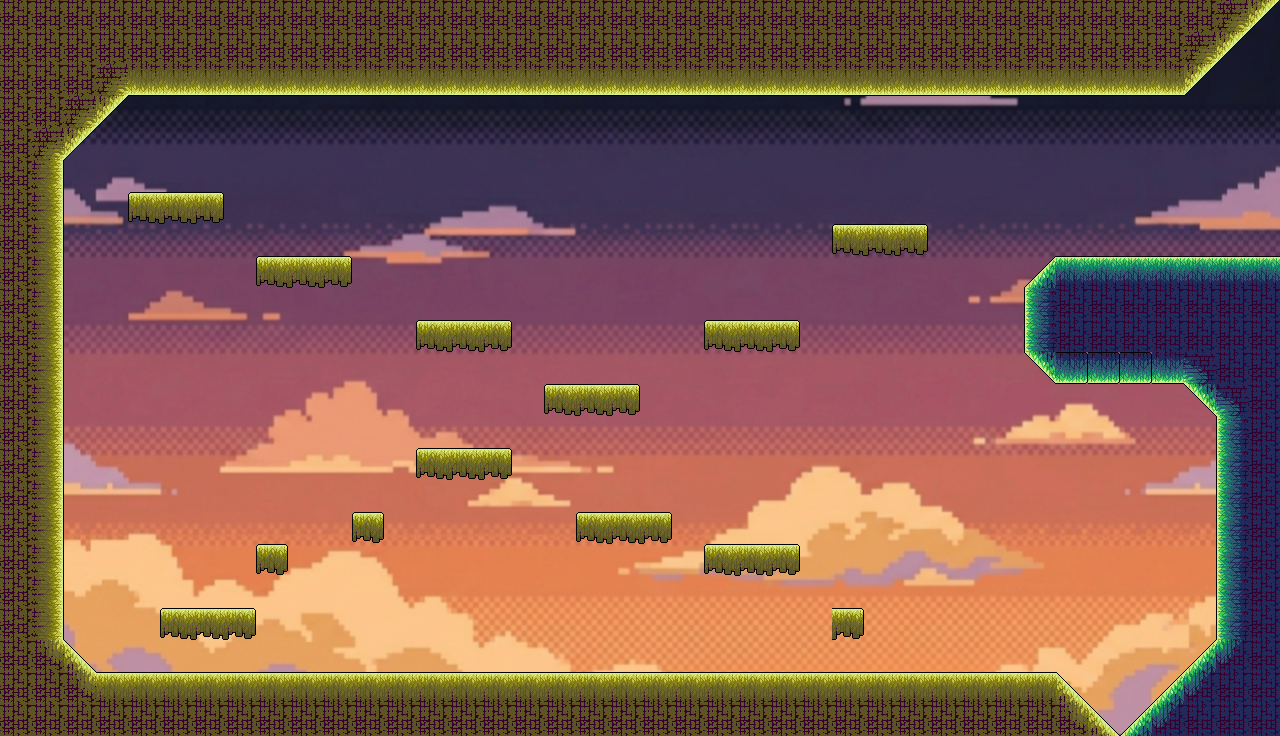

A level layout from a 2D game, rendered from its tile map. Below: a short description, then the map file with its tile-grid data intact:
An orthogonal 40x23 tile map with 32x32 px tiles, 1 tile layer (Platforms), 2 tilesets, 1 image layer.

<map version="1.10" tiledversion="1.12.1" orientation="orthogonal" renderorder="right-down" width="40" height="23" tilewidth="32" tileheight="32" infinite="0" nextlayerid="4" nextobjectid="1">
 <tileset firstgid="1" source="Tileset_Tierra_.tsx" />
 <tileset firstgid="97" source="Tileset_cielo.tsx" />
 <imagelayer id="3" name="Capa de Imagen 1">
  <image source="../Mapas/Cielo arriba.png" width="1280" height="736" />
 </imagelayer>
 <layer id="1" name="Platforms" width="40" height="23">
  <data encoding="csv">
120,120,120,120,120,120,120,120,120,120,120,120,120,120,120,120,120,120,120,120,120,120,120,120,120,120,120,120,120,120,120,120,120,120,120,120,120,120,2684354710,3221225611,
120,120,120,120,120,120,120,120,120,120,120,120,120,120,120,120,120,120,120,120,120,120,120,120,120,120,120,120,120,120,120,120,120,120,120,120,120,2684354710,3221225611,0,
120,120,120,2684354710,3221225570,3221225570,3221225570,3221225570,3221225570,3221225570,3221225570,3221225570,3221225570,3221225570,3221225570,3221225570,3221225570,3221225570,3221225570,3221225570,3221225570,3221225570,3221225570,3221225570,3221225570,3221225570,3221225570,3221225570,3221225570,3221225570,3221225570,3221225570,3221225570,3221225570,3221225570,3221225570,3221225570,3221225611,0,0,
120,120,2684354710,3221225611,0,0,0,0,0,0,0,0,0,0,0,0,0,0,0,0,0,0,0,0,0,0,0,0,0,0,0,0,0,0,0,0,0,0,0,0,
120,2684354710,3221225611,0,0,0,0,0,0,0,0,0,0,0,0,0,0,0,0,0,0,0,0,0,0,0,0,0,0,0,0,0,0,0,0,0,0,0,0,0,
120,2684354658,0,0,0,0,0,0,0,0,0,0,0,0,0,0,0,0,0,0,0,0,0,0,0,0,0,0,0,0,0,0,0,0,0,0,0,0,0,0,
120,2684354658,0,0,145,146,147,0,0,0,0,0,0,0,0,0,0,0,0,0,0,0,0,0,0,0,0,0,0,0,0,0,0,0,0,0,0,0,0,0,
120,2684354658,0,0,0,0,0,0,0,0,0,0,0,0,0,0,0,0,0,0,0,0,0,0,0,0,145,146,147,0,0,0,0,0,0,0,0,0,0,0,
120,2684354658,0,0,0,0,0,0,145,146,147,0,0,0,0,0,0,0,0,0,0,0,0,0,0,0,0,0,0,0,0,0,43,2,2,2,2,2,2,2,
120,2684354658,0,0,0,0,0,0,0,0,0,0,0,0,0,0,0,0,0,0,0,0,0,0,0,0,0,0,0,0,0,0,1610612738,24,24,24,24,24,24,24,
120,2684354658,0,0,0,0,0,0,0,0,0,0,0,145,146,147,0,0,0,0,0,0,145,146,147,0,0,0,0,0,0,0,1610612738,24,24,24,24,24,24,24,
120,2684354658,0,0,0,0,0,0,0,0,0,0,0,0,0,0,0,0,0,0,0,0,0,0,0,0,0,0,0,0,0,0,3221225514,3221225478,3221225478,3221225478,3221225474,1610612791,24,24,
120,2684354658,0,0,0,0,0,0,0,0,0,0,0,0,0,0,0,145,146,147,0,0,0,0,0,0,0,0,0,0,0,0,0,0,0,0,0,3221225514,1610612791,24,
120,2684354658,0,0,0,0,0,0,0,0,0,0,0,0,0,0,0,0,0,0,0,0,0,0,0,0,0,0,0,0,0,0,0,0,0,0,0,0,1610612738,24,
120,2684354658,0,0,0,0,0,0,0,0,0,0,0,145,146,147,0,0,0,0,0,0,0,0,0,0,0,0,0,0,0,0,0,0,0,0,0,0,1610612738,24,
120,2684354658,0,0,0,0,0,0,0,0,0,0,0,0,0,0,0,0,0,0,0,0,0,0,0,0,0,0,0,0,0,0,0,0,0,0,0,0,1610612738,24,
120,2684354658,0,0,0,0,0,0,0,0,0,148,0,0,0,0,0,0,145,146,147,0,0,0,0,0,0,0,0,0,0,0,0,0,0,0,0,0,1610612738,24,
120,2684354658,0,0,0,0,0,0,148,0,0,0,0,0,0,0,0,0,0,0,0,0,145,146,147,0,0,0,0,0,0,0,0,0,0,0,0,0,1610612738,24,
120,2684354658,0,0,0,0,0,0,0,0,0,0,0,0,0,0,0,0,0,0,0,0,0,0,0,0,0,0,0,0,0,0,0,0,0,0,0,0,1610612738,24,
120,2684354658,0,0,0,145,146,147,0,0,0,0,0,0,0,0,0,0,0,0,0,0,0,0,0,0,147,0,0,0,0,0,0,0,0,0,0,0,1610612738,24,
120,150,138,0,0,0,0,0,0,0,0,0,0,0,0,0,0,0,0,0,0,0,0,0,0,0,0,0,0,0,0,0,0,0,0,0,0,43,55,24,
120,120,150,98,98,98,98,98,98,98,98,98,98,98,98,98,98,98,98,98,98,98,98,98,98,98,98,98,98,98,98,98,98,138,0,0,43,55,24,24,
120,120,120,120,120,120,120,120,120,120,120,120,120,120,120,120,120,120,120,120,120,120,120,120,120,120,120,120,120,120,120,120,120,150,138,43,55,24,24,24
</data>
 </layer>
</map>
